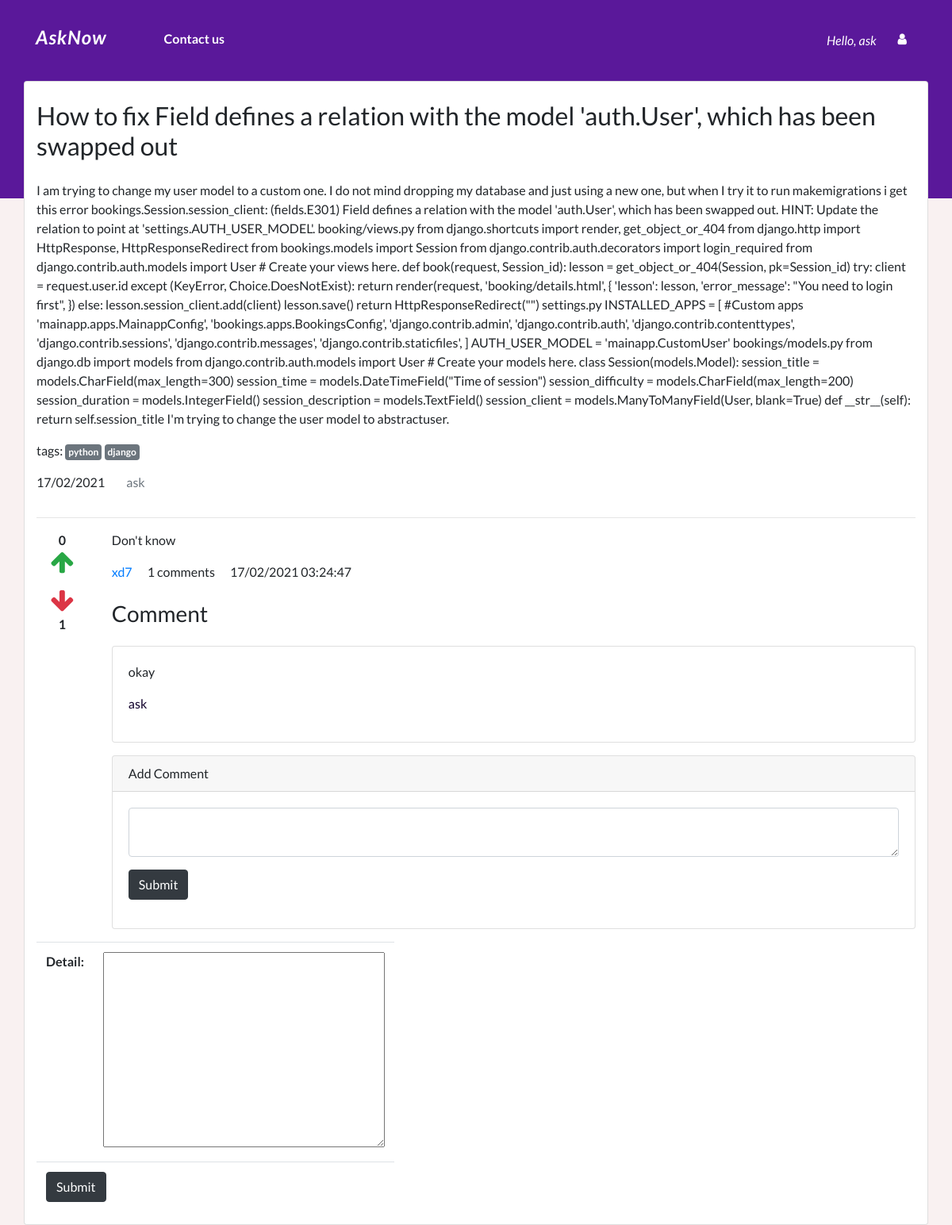
Page /detail/1 (signed in) on the committed database.
### accounts/models.py (models this page shows)
class CustomUser(AbstractUser):
    bio = models.TextField()
    location = models.CharField(max_length=200)

### Qpost/models.py (models this page shows, shortened)
class Question(models.Model):
    user = models.ForeignKey(CustomUser, on_delete=models.CASCADE)
    title = models.CharField(max_length=300)
    detail = models.TextField()
    tags = models.TextField(default='')
    add_time = models.DateTimeField(auto_now_add=True)

class Answer(models.Model):
    question = models.ForeignKey(Question, on_delete=models.CASCADE)
    user = models.ForeignKey(CustomUser, on_delete=models.CASCADE)
    detail = models.TextField()
    add_time = models.DateTimeField(auto_now_add=True)

class Comment(models.Model):
    answer = models.ForeignKey(Answer, on_delete=models.CASCADE)
    user = models.ForeignKey(
        CustomUser, on_delete=models.CASCADE, related_name='comment_user')
    comment = models.TextField(default='')
    add_time = models.DateTimeField(auto_now_add=True)

### Qpost/views.py (the view, shortened to what this page needs)
# urls.py: path('detail/<int:id>', views.detail, name='detail'),
@login_required
def detail(request, id):
    quest = Question.objects.get(pk=id)
    tags = quest.tags.split(',')
    answers = Answer.objects.filter(question=quest)
    answerform = AnswerForm
    return render(request, 'detail.html', {
        'quest': quest,
        'tags': tags,
        'answers': answers,
        'answerform': answerform,
    })

### templates/detail.html (shortened to what this page needs)
{% load static %}
{% load humanize %}
<!DOCTYPE html>
<html lang="en">
<head>
    <link rel="stylesheet" href="https://cdn.jsdelivr.net/npm/bootstrap@4.5.3/dist/css/bootstrap.min.css"
 />
    <link rel="stylesheet" href="https://stackpath.bootstrapcdn.com/font-awesome/4.7.0/css/font-awesome.min.css"
>
    <link rel="stylesheet" href="{% static 'css/style.css' %}" />
</head>
<body>
<div class="header" >
        {% include 'components/nav.html' %}
            <div class="card container">
                <h2 class="my-4">{{quest.title}}</h2>
                <p>{{quest.detail}}</p>
                <p>
                    tags:
                    {% for tag in tags %}
                    <a href="/tag/{{tag|slugify}}" class="badge badge-secondary p-1">{{tag}}</a>
                    {% endfor %}
                </p>
                <p>
                    <span class="mr-4">{{quest.add_time|date:'d/m/Y'}}</span>
                    <a href="#" class="text-muted">{{quest.user.username}}</a>
                </p>
                <hr/>
                {% for answer in answers %}
                <div class="row">
                    <div class="col-1" style="text-align: center;">
                        <div class="upvote">
                            <strong class="upvote-count-{{answer.id}}">{{answer.upvote_set.count}}</strong><br/>
                            <span class="text-success">
                                <i class="fa fa-arrow-up fa-2x upvote-click" data-answer="{{answer.id}}"></i>
                            </span>
                        </div>
                        <div class="downvote mt-3">
                            <span class="text-danger">
                                <i class="fa fa-arrow-down fa-2x downvote-click" data-answer="{{answer.id}}"></i>
                            </span><br/>
                            <strong class="downvote-count-{{answer.id}}">{{answer.downvote_set.count}}</strong>
                        </div>
                    </div>
                    <div class="col-11">
                        <p>
                            {{ answer.detail }}
                        </p>
                        <p>
                            <a href="#" class="mr-3">{{answer.user.username}}</a>
                            <span class="mr-3"><span class="comment-count-{{answer.id}}">{{answer.comment_set.count}}</span> comments</span>
                            <span>{{answer.add_time|date:'d/m/Y h:i:s'}}</span>
                        </p>
                        <h3 class="my-4">Comment</h3>
                        <div class="comment-wrapper-{{answer.id}}">
                            {% for comment in answer.comment_set.all %}
                            <div class="card mb-2">
                                <div class="card-body">
                                    <p>{{comment.comment}}</p>
                                    <p>
                                        <a href="#">{{comment.user.username}}</a>
                                    </p>
                                </div>
                            </div>
                            {% endfor %}
                        </div>
                        {% if user.is_authenticated %}
                        <div class="card my-3">
                            <h6 class="card-header">Add Comment</h6>
                            <div class="card-body">
                                <textarea class="form-control comment-text-{{answer.id}}"></textarea>
                                <button type="button" data-answer="{{answer.id}}" class="btn btn-dark my-3 save-comment">Submit</button>
                            </div>
                        </div>
                        {% endif %}
                    </div>
                </div>
                {% endfor %}
                {% if user.is_authenticated %}
                <form method="post">
                    <table class="table table-responsive">
                        {{answerform.as_table}}
                        <tr>
                            <td colspan="2">
                                <input type="submit" class="btn btn-dark" />
                            </td>
                        </tr>
                    </table>
                </form>
                {% endif %}
            </div>
    </div>
</body>
</html>

### templates/components/nav.html (shortened to what this page needs)
{% load static %}
<nav class="navbar navbar-expand-lg py-4">
    <div class="container">
        <a href="{% url 'home' %}"><h1 class="navbar-brand text-white" style="letter-spacing: 1px;">AskNow</h1></a>
        <div class="collapse navbar-collapse" id="navbarNav">
            {% if request.user.is_authenticated %}
            <ul class="navbar-nav text-sm-center pl-lg-5 font-weight-normal">
                <li class="nav-item">
                    <a class="nav-link btn bttn" href="#">Contact us </a>
                </li>
            </ul>
            {% endif %}
            <div class="row ml-lg-auto justify-content-center">
                {% if not request.user.is_authenticated %}
                <a class="bttn btn btn-default" href='{% url "register" %}'>Register</a>
                <a class="bttn btn btn-default ml-1" href='{% url "login" %}'>Login</a>
                {% else %}
                <span class="text-white nav-item font-italic my-2">Hello, {{request.user}}</span>
                <div class="col-auto">
                    <a class="bttn btn btn-default" href="#" role="button" aria-pressed="false"
                        data-toggle="dropdown"><i class="fa fa-user" aria-hidden="true">
                        </i></a>
                </div>
                {% endif %}
            </div>
        </div>
    </div>
</nav>

### static/css/style.css (style rules this page uses)
body { padding: 0; margin: 0; background: #f9f1f1 !important; font-family: "Lato", sans-serif; }
.header { background-color: #5a189a; height: 250px; }
.navbar-brand { font-size: 24px; font-weight: 700; font-style: italic; }
.nav-link, .navbar-brand { color: #fff; cursor: pointer; }
.nav-link { text-decoration: none; margin-right: 1em !important; margin-bottom: 5px; }
.bttn { font-weight: bold; color: #fff; border: 0px solid; }
.card-body a { color : #10002b; text-decoration: none }

### rows in the picture
CustomUser: user "ask"
Question: title "How to fix Field defines a relation with the model 'auth.User', which has been swapped out", detail "I am trying to change my user model to a custom one. I do not mind dropping my database and just using a new one, but when I try it to run makemigrations i get this error bookings.Session.session_client: (fields.E301) Field defines a relation with the model 'auth.User', which has been swapped out. HINT: Update the relation to point at 'settings.AUTH_USER_MODEL'. booking/views.py from django.shortcuts import render, get_object_or_404 from django.http import HttpResponse, HttpResponseRedirect from bookings.models import Session from django.contrib.auth.decorators import login_required from django.contrib.auth.models import User # Create your views here. def book(request, Session_id): lesson =…", add_time "17/02/2021", user.username "ask"
Answer: upvote_set.count "0", downvote_set.count "1", detail "Don't know", user.username "xd7", comment_set.count "1", add_time "17/02/2021 03:24:47"
Comment: comment "okay", user.username "ask"

### other values in the picture
{{ tag }} "python" "django"
